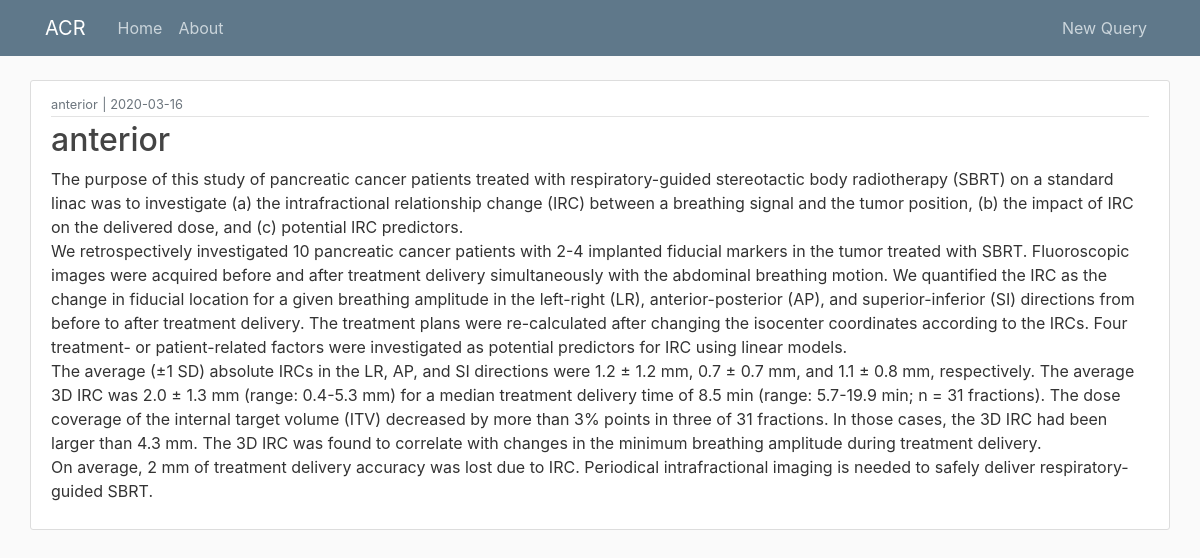
The app's page /queryt/4 with its own data.
### flaskblog/models.py (models this page shows, shortened)
class QueryT(db.Model):
    id = db.Column(db.Integer, primary_key=True)
    term = db.Column(db.String(100), nullable=False)
    origterm = db.Column(db.String(100), nullable=False)
    date_posted = db.Column(db.DateTime, nullable=False, default=datetime.utcnow)
    content = db.Column(db.Text, nullable=False)
    percentmatch = db.Column(db.Integer, nullable=False)

### flaskblog/routes.py (the view)
@app.route("/queryt/<int:queryt_id>")
def queryt(queryt_id):
    queryt = QueryT.query.get_or_404(queryt_id)
    return render_template('queryt.html', title=queryt.term, queryt=queryt)

### flaskblog/templates/queryt.html (shortened to what this page needs)
{% extends "layout.html" %}
{% block content %}
  <article class="media content-section">
    <div class="media-body">
      <div class="article-metadata">
          <small class="text-muted">{{ queryt.origterm }}</small>
          <small class="text-muted"> | </small>
          <small class="text-muted">{{ queryt.date_posted.strftime('%Y-%m-%d') }}</small>
      </div>
      <h2 class="article-title">{{ queryt.term }}</h2>
      <p class="article-content">{{ queryt.content }}</p>
    </div>
  </article>
{% endblock content %}

### flaskblog/static/main.css (style rules this page uses)
body { background: #fafafa; color: #333333; margin-top: 5rem; }
h1, h2, h3, h4, h5, h6 { color: #444444; }
.content-section { vertical-align: central; background: #ffffff; padding: 10px 20px; border: 1px solid #dddddd; border-radius: 3px; margin-bottom: 20px; }
.article-title { color: #444444; }
.article-content { white-space: pre-line; }
.article-metadata { padding-bottom: 1px; margin-bottom: 4px; border-bottom: 1px solid #e3e3e3; }

### records on screen
QueryT: origterm "anterior", date_posted "2020-03-16", term "anterior", content "The purpose of this study of pancreatic cancer patients treated with respiratory-guided stereotactic body radiotherapy (SBRT) on a standard linac was to investigate (a) the intrafractional relationship change (IRC) between a breathing signal and the tumor position, (b) the impact of IRC on the delivered dose, and (c) potential IRC predictors. We retrospectively investigated 10 pancreatic cancer patients with 2-4 implanted fiducial markers in the tumor treated with SBRT. Fluoroscopic images were acquired before and after treatment delivery simultaneously with the abdominal breathing motion. We quantified the IRC as the change in fiducial location for a given breathing amplitude in the…"
